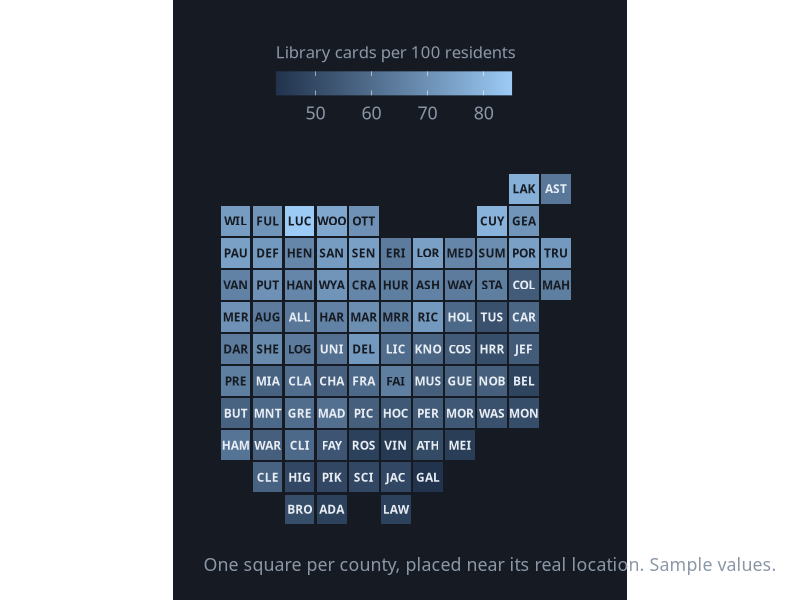
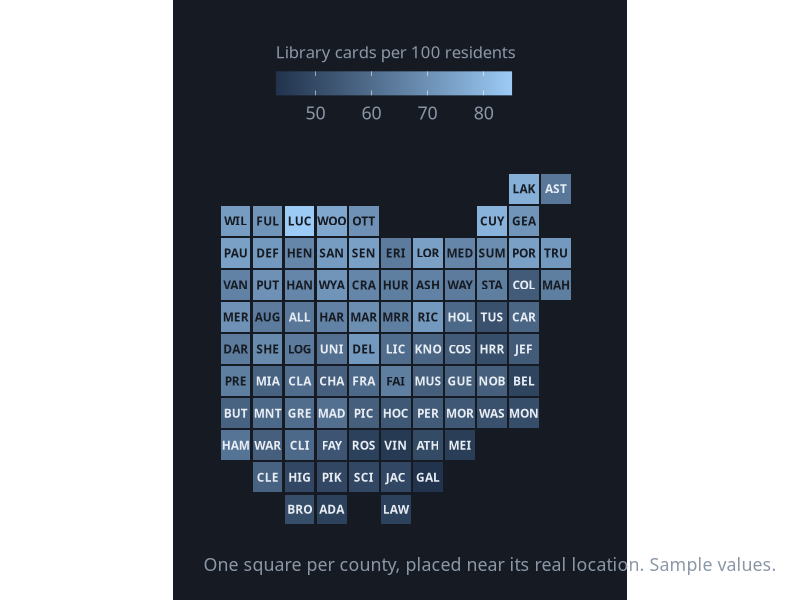

These figures' R source, in order:
# Equalized Cartogram
# Question: Which counties have the most library cards per 100 residents, when every county gets the same space?
# Put this script and eqcartogram.csv in the same folder, then in RStudio choose
# Session > Set Working Directory > To Source File Location.

library(tidyverse)

# ---- Gallery look: dark background, soft gray text ----
font <- "IBM Plex Sans"   # use "sans" if IBM Plex Sans is not installed
ink  <- "#8B97A7"

theme_gallery <- function() {
  theme_minimal(base_size = 16, base_family = font) +
    theme(
      plot.background  = element_rect(fill = "#161B23", color = NA),
      panel.grid       = element_line(color = "#222A34"),
      panel.grid.minor = element_blank(),
      text             = element_text(color = ink),
      axis.text        = element_text(color = ink),
      legend.position  = "top",
      legend.title     = element_blank(),
      plot.margin      = margin(24, 28, 18, 18)
    )
}

df <- read_csv("eqcartogram.csv", show_col_types = FALSE) |>
  # light text on dark squares, dark text on light squares
  mutate(text_color = if_else(cards_per_100 < 64, "#E8EDF4", "#161B23"))

# The grid columns and rows in the CSV place every square, so no map file is needed
p <- ggplot(df, aes(x = col, y = row, fill = cards_per_100)) +
  geom_tile(width = 0.92, height = 0.92) +
  geom_text(aes(label = label, color = text_color), family = font, fontface = "bold", size = 3) +
  scale_color_identity() +
  scale_y_reverse() +
  scale_fill_gradient(low = "#22344D", high = "#9CCBF5", name = "Library cards per 100 residents") +
  guides(fill = guide_colorbar(title.position = "top", barwidth = unit(6, "cm"))) +
  coord_equal() +
  labs(x = NULL, y = NULL, caption = "One square per county, placed near its real location. Sample values.") +
  theme_gallery() +
  theme(legend.title = element_text(color = ink, size = 12)) +
  theme(panel.grid = element_blank(), axis.text = element_blank(),
        plot.caption = element_text(color = ink, hjust = 0))

ggsave("eqcartogram.png", p, width = 9, height = 6, dpi = 200)
p
